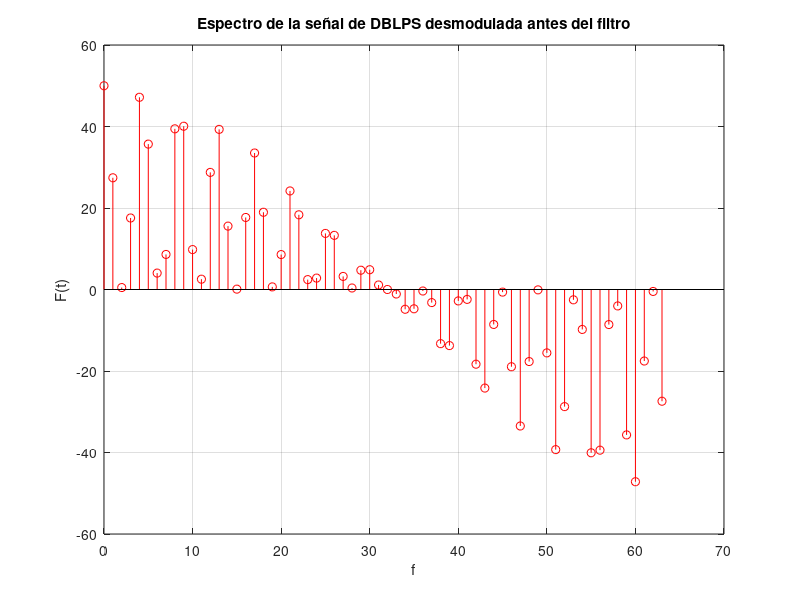

This figure's MATLAB source:
%{
** ######################################################################################################
**      Archivo: 03 - 08 - EspectroSenhalDesmodulada.m
**      SO: Windows 11
**      Herramienta: Visual Studio Code
**                   MATLAB R2023a
**
**      Notas:
**          En esta parte de la practica se obtendra el espectro de la señal desmodulada.
** ######################################################################################################
%}

clear all
clf                                     % Elimina las figuras
clc

% MAIN PROGRAM
Fs = 128;                               % Declaramos las cntes
T = 1 / Fs;
A = 5;
fport = 15;
Amen = 2;
fmen = 1;

t = 0 : T : 2;                          % Definimos el intervalo

Sport = A * cos(2 * pi* fport * t);     % Declaramos las funciónes
Smen = Amen * cos(2 * pi * fmen * t);
Smod = Sport .* Smen;
Sdesmod = Smod .* Sport;
F =  0 : (Fs / 2) - 1;

stem(F, Sdesmod(F + 1), 'r')               % Graficamos
title('Espectro de la señal de DBLPS desmodulada antes del filtro')
xlabel('f')
ylabel('F(t)')
grid on